Frame 1 (no input): blank canvas, image omitted
Frame 60 (no input): blank canvas, image omitted
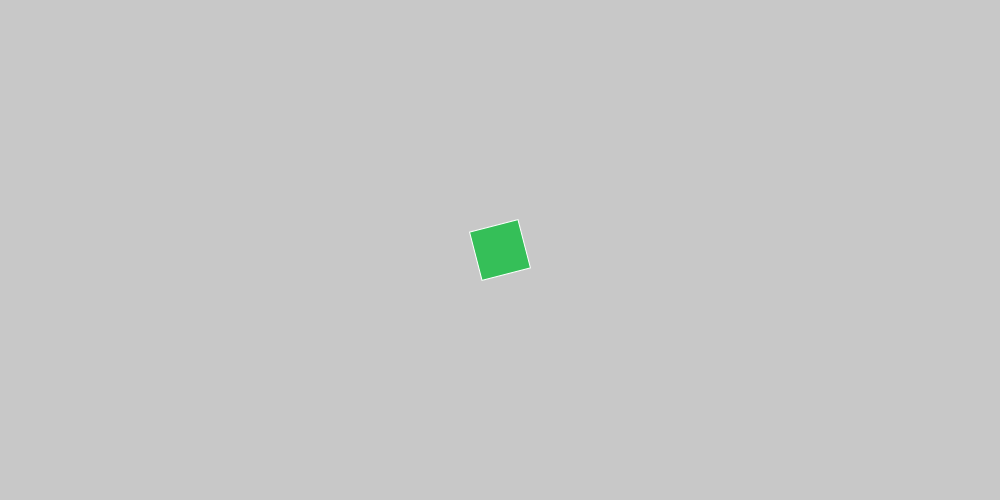
Frame 120 (the mouse pressed at the canvas centre since frame 60)

The p5.js sketch whose frames 1 and 60 were blank and that drew this single picture after the mouse press (run headless with seeded random() and noise() and a simulated clock; from frame 60 on, the mouse is pressed at the canvas centre):

// p5.js sketch
// ── sketch.js
var squares = [];

function setup() {
	createCanvas(1000, 500);
}

function draw() {
	background(200);

	for (var i = 0; i < squares.length; i++) {
		squares[i].display();
	}
}

function mousePressed() {
	var s = new Square();
	s.x = mouseX;
	s.y = mouseY;
	squares.push(s);
}

function Square() {
	this.x;
	this.y;
	this.rads = 0;
	this.increase = random(0.01, 0.4);
	this.r = random(255);
	this.g = random(255);
	this.b = random(255);

	this.display = function() {

		fill(this.r, this.g, this.b);
		stroke(255);

		push();
		translate(this.x, this.y);
		rectMode(CENTER);
		rotate(this.rads);
		rect(0, 0, 50, 50);
		pop();

		this.rads += this.increase;
	}
}
